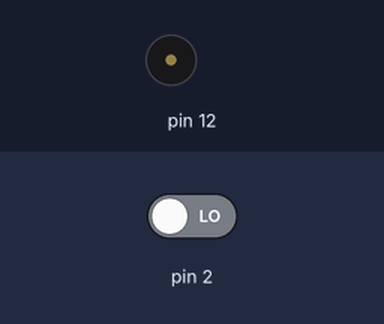
A sketch run on a simulated Arduino Uno, built with avr-gcc and run on an emulated ATmega328P. On the bench: buzzer (waves = sounding). The inputs (shaded band) are chosen by the test bench; at power-on: pin 2 LOW.

Above: at 1.2 s.
1.3 s: pin 2 driven HIGH
At 2.5 s:
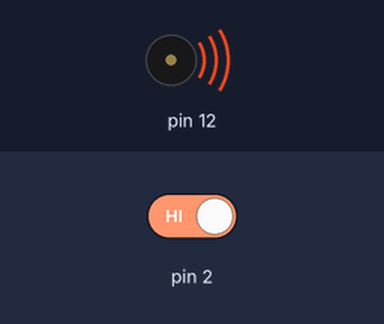
2.8 s: pin 2 driven LOW
Timing chart, 0 to 5.8 s (numbered marks = the images above; inputs shaded):
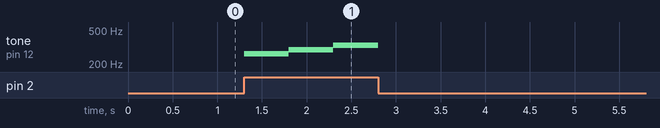

The sketch:

4th_1911v1_buzzer_function.ino
```cpp
int onkai[8] = {262, 294, 330, 349, 392, 440, 494, 523};

void setup() {
  pinMode(2, INPUT); // 2番ピンでスイッチ状態を確認する
}

void loop() {
  int sw1 = digitalRead(2); // スイッチの状態を確認する
  // スイッチが押されているかの判断
  if(sw1 == HIGH) {
    doremi();
  } else {
    noTone(12); // 無音
  }
}

void doremi() {
  tone(12, onkai[0]);
  delay(500);

  tone(12, onkai[1]);
  delay(500);

  tone(12, onkai[2]);
  delay(500);
}
```

Measured:
- after the input at 1.3 s, tone on pin 12: silent → 262 Hz at once, → 294 Hz 0.50 s later, → 330 Hz 0.50 s later
